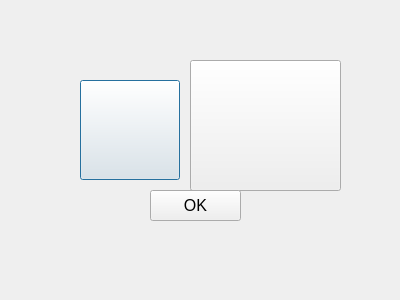
<?xml version="1.0" encoding="UTF-8"?>
<ui version="4.0">
 <class>settingBeginning</class>
 <widget class="QDialog" name="settingBeginning">
  <property name="geometry">
   <rect>
    <x>0</x>
    <y>0</y>
    <width>400</width>
    <height>300</height>
   </rect>
  </property>
  <property name="windowTitle">
   <string>Dialog</string>
  </property>
  <property name="styleSheet">
   <string notr="true">border-image: url(:/picture_for_begin/picture_for_begin_and_game/setting_beginning.png);</string>
  </property>
  <widget class="QPushButton" name="music">
   <property name="geometry">
    <rect>
     <x>80</x>
     <y>80</y>
     <width>100</width>
     <height>100</height>
    </rect>
   </property>
   <property name="styleSheet">
    <string notr="true">border-image: url(:/picture_for_begin/picture_for_begin_and_game/total_transparent.png);</string>
   </property>
   <property name="text">
    <string/>
   </property>
  </widget>
  <widget class="QPushButton" name="volume">
   <property name="geometry">
    <rect>
     <x>190</x>
     <y>60</y>
     <width>151</width>
     <height>131</height>
    </rect>
   </property>
   <property name="styleSheet">
    <string notr="true">border-image: url(:/picture_for_begin/picture_for_begin_and_game/total_transparent.png);</string>
   </property>
   <property name="text">
    <string/>
   </property>
  </widget>
  <widget class="QPushButton" name="okButton">
   <property name="geometry">
    <rect>
     <x>150</x>
     <y>190</y>
     <width>91</width>
     <height>31</height>
    </rect>
   </property>
   <property name="palette">
    <palette>
     <active/>
     <inactive/>
     <disabled/>
    </palette>
   </property>
   <property name="font">
    <font>
     <pointsize>12</pointsize>
    </font>
   </property>
   <property name="styleSheet">
    <string notr="true">border-image: url(:/picture_for_begin/picture_for_begin_and_game/button_background.png);</string>
   </property>
   <property name="text">
    <string>OK</string>
   </property>
  </widget>
 </widget>
 <resources/>
 <connections/>
</ui>
